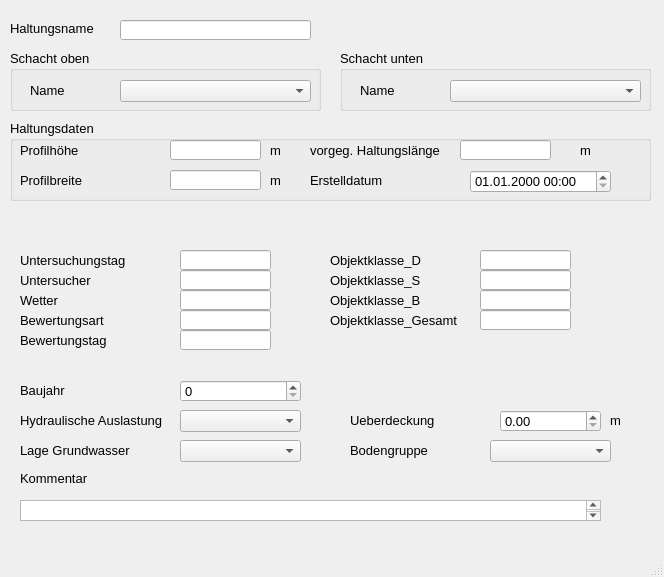
<?xml version="1.0" encoding="UTF-8"?>
<ui version="4.0">
 <class>MainWindow</class>
 <widget class="QMainWindow" name="MainWindow">
  <property name="geometry">
   <rect>
    <x>0</x>
    <y>0</y>
    <width>664</width>
    <height>577</height>
   </rect>
  </property>
  <property name="sizePolicy">
   <sizepolicy hsizetype="Preferred" vsizetype="Preferred">
    <horstretch>0</horstretch>
    <verstretch>0</verstretch>
   </sizepolicy>
  </property>
  <property name="minimumSize">
   <size>
    <width>664</width>
    <height>523</height>
   </size>
  </property>
  <property name="baseSize">
   <size>
    <width>0</width>
    <height>0</height>
   </size>
  </property>
  <property name="font">
   <font>
    <family>Tahoma</family>
    <pointsize>10</pointsize>
   </font>
  </property>
  <property name="windowTitle">
   <string>MainWindow</string>
  </property>
  <widget class="QWidget" name="centralwidget">
   <widget class="QLabel" name="label">
    <property name="geometry">
     <rect>
      <x>10</x>
      <y>20</y>
      <width>131</width>
      <height>16</height>
     </rect>
    </property>
    <property name="font">
     <font>
      <family>Tahoma</family>
      <pointsize>10</pointsize>
     </font>
    </property>
    <property name="text">
     <string>Haltungsname</string>
    </property>
   </widget>
   <widget class="QGroupBox" name="groupBox">
    <property name="geometry">
     <rect>
      <x>10</x>
      <y>50</y>
      <width>311</width>
      <height>61</height>
     </rect>
    </property>
    <property name="font">
     <font>
      <pointsize>10</pointsize>
     </font>
    </property>
    <property name="title">
     <string>Schacht oben</string>
    </property>
    <widget class="QLabel" name="label_3">
     <property name="geometry">
      <rect>
       <x>20</x>
       <y>30</y>
       <width>91</width>
       <height>21</height>
      </rect>
     </property>
     <property name="text">
      <string>Name</string>
     </property>
    </widget>
    <widget class="QComboBox" name="schoben">
     <property name="geometry">
      <rect>
       <x>110</x>
       <y>30</y>
       <width>191</width>
       <height>22</height>
      </rect>
     </property>
    </widget>
   </widget>
   <widget class="QGroupBox" name="groupBox_3">
    <property name="geometry">
     <rect>
      <x>340</x>
      <y>50</y>
      <width>311</width>
      <height>61</height>
     </rect>
    </property>
    <property name="font">
     <font>
      <pointsize>10</pointsize>
     </font>
    </property>
    <property name="title">
     <string>Schacht unten</string>
    </property>
    <widget class="QLabel" name="label_9">
     <property name="geometry">
      <rect>
       <x>20</x>
       <y>30</y>
       <width>71</width>
       <height>21</height>
      </rect>
     </property>
     <property name="text">
      <string>Name</string>
     </property>
    </widget>
    <widget class="QComboBox" name="schunten">
     <property name="geometry">
      <rect>
       <x>110</x>
       <y>30</y>
       <width>191</width>
       <height>22</height>
      </rect>
     </property>
    </widget>
   </widget>
   <widget class="QTextEdit" name="kommentar">
    <property name="geometry">
     <rect>
      <x>20</x>
      <y>500</y>
      <width>581</width>
      <height>21</height>
     </rect>
    </property>
    <property name="font">
     <font>
      <pointsize>10</pointsize>
     </font>
    </property>
   </widget>
   <widget class="QLabel" name="label_22">
    <property name="geometry">
     <rect>
      <x>20</x>
      <y>470</y>
      <width>81</width>
      <height>16</height>
     </rect>
    </property>
    <property name="font">
     <font>
      <pointsize>10</pointsize>
     </font>
    </property>
    <property name="text">
     <string>Kommentar</string>
    </property>
   </widget>
   <widget class="QLineEdit" name="haltnam">
    <property name="geometry">
     <rect>
      <x>120</x>
      <y>20</y>
      <width>191</width>
      <height>20</height>
     </rect>
    </property>
    <property name="font">
     <font>
      <pointsize>10</pointsize>
     </font>
    </property>
   </widget>
   <widget class="QGroupBox" name="groupBox_2">
    <property name="geometry">
     <rect>
      <x>10</x>
      <y>120</y>
      <width>641</width>
      <height>81</height>
     </rect>
    </property>
    <property name="font">
     <font>
      <pointsize>10</pointsize>
     </font>
    </property>
    <property name="title">
     <string>Haltungsdaten</string>
    </property>
    <widget class="QgsDateTimeEdit" name="createdat">
     <property name="geometry">
      <rect>
       <x>460</x>
       <y>50</y>
       <width>141</width>
       <height>23</height>
      </rect>
     </property>
     <property name="font">
      <font>
       <family>Tahoma</family>
       <pointsize>10</pointsize>
      </font>
     </property>
     <property name="currentSection">
      <enum>QDateTimeEdit::DaySection</enum>
     </property>
     <property name="displayFormat">
      <string>dd.MM.yyyy HH:mm</string>
     </property>
    </widget>
    <widget class="QLabel" name="label_7">
     <property name="geometry">
      <rect>
       <x>10</x>
       <y>50</y>
       <width>101</width>
       <height>21</height>
      </rect>
     </property>
     <property name="text">
      <string>Profilbreite</string>
     </property>
    </widget>
    <widget class="QLabel" name="label_20">
     <property name="geometry">
      <rect>
       <x>260</x>
       <y>50</y>
       <width>31</width>
       <height>21</height>
      </rect>
     </property>
     <property name="text">
      <string>m </string>
     </property>
    </widget>
    <widget class="QLabel" name="label_21">
     <property name="geometry">
      <rect>
       <x>570</x>
       <y>20</y>
       <width>31</width>
       <height>21</height>
      </rect>
     </property>
     <property name="text">
      <string>m </string>
     </property>
    </widget>
    <widget class="QLineEdit" name="laenge">
     <property name="geometry">
      <rect>
       <x>450</x>
       <y>20</y>
       <width>91</width>
       <height>20</height>
      </rect>
     </property>
     <property name="toolTip">
      <string>&lt;html&gt;&lt;head/&gt;&lt;body&gt;&lt;p&gt;&lt;span style=&quot; font-size:10pt;&quot;&gt;vorgegebene Haltungslänge, falls diese nicht automatisch berechnet werden soll&lt;/span&gt;&lt;/p&gt;&lt;/body&gt;&lt;/html&gt;</string>
     </property>
     <property name="statusTip">
      <string>vorgegebene Haltungslänge, falls diese nicht automatisch berechnet werden soll</string>
     </property>
    </widget>
    <widget class="QLabel" name="label_71">
     <property name="geometry">
      <rect>
       <x>300</x>
       <y>50</y>
       <width>151</width>
       <height>21</height>
      </rect>
     </property>
     <property name="text">
      <string>Erstelldatum</string>
     </property>
    </widget>
    <widget class="QLabel" name="label_17">
     <property name="geometry">
      <rect>
       <x>300</x>
       <y>10</y>
       <width>151</width>
       <height>41</height>
      </rect>
     </property>
     <property name="text">
      <string>vorgeg. Haltungslänge</string>
     </property>
    </widget>
    <widget class="QLineEdit" name="hoehe">
     <property name="geometry">
      <rect>
       <x>160</x>
       <y>20</y>
       <width>91</width>
       <height>20</height>
      </rect>
     </property>
    </widget>
    <widget class="QLabel" name="label_16">
     <property name="geometry">
      <rect>
       <x>260</x>
       <y>20</y>
       <width>31</width>
       <height>21</height>
      </rect>
     </property>
     <property name="text">
      <string>m </string>
     </property>
    </widget>
    <widget class="QLineEdit" name="breite">
     <property name="geometry">
      <rect>
       <x>160</x>
       <y>50</y>
       <width>91</width>
       <height>20</height>
      </rect>
     </property>
    </widget>
    <widget class="QLabel" name="label_6">
     <property name="geometry">
      <rect>
       <x>10</x>
       <y>20</y>
       <width>101</width>
       <height>21</height>
      </rect>
     </property>
     <property name="text">
      <string>Profilhöhe</string>
     </property>
    </widget>
   </widget>
   <widget class="QLabel" name="label_52">
    <property name="geometry">
     <rect>
      <x>20</x>
      <y>410</y>
      <width>151</width>
      <height>21</height>
     </rect>
    </property>
    <property name="text">
     <string>Hydraulische Auslastung</string>
    </property>
   </widget>
   <widget class="QComboBox" name="hydraulische_auslastung">
    <property name="geometry">
     <rect>
      <x>180</x>
      <y>410</y>
      <width>121</width>
      <height>22</height>
     </rect>
    </property>
    <item>
     <property name="text">
      <string/>
     </property>
    </item>
    <item>
     <property name="text">
      <string>eingehalten</string>
     </property>
    </item>
    <item>
     <property name="text">
      <string>nicht eingehalten</string>
     </property>
    </item>
   </widget>
   <widget class="QLabel" name="label_53">
    <property name="geometry">
     <rect>
      <x>20</x>
      <y>440</y>
      <width>151</width>
      <height>21</height>
     </rect>
    </property>
    <property name="text">
     <string>Lage Grundwasser</string>
    </property>
   </widget>
   <widget class="QComboBox" name="lage_grundwasser">
    <property name="geometry">
     <rect>
      <x>180</x>
      <y>440</y>
      <width>121</width>
      <height>22</height>
     </rect>
    </property>
    <item>
     <property name="text">
      <string/>
     </property>
    </item>
    <item>
     <property name="text">
      <string>kein Grundwasser</string>
     </property>
    </item>
    <item>
     <property name="text">
      <string>im Grundwasser</string>
     </property>
    </item>
    <item>
     <property name="text">
      <string>in der Wechselzone</string>
     </property>
    </item>
    <item>
     <property name="text">
      <string>oberhalb des Grundwassers</string>
     </property>
    </item>
   </widget>
   <widget class="QLabel" name="label_55">
    <property name="geometry">
     <rect>
      <x>350</x>
      <y>410</y>
      <width>151</width>
      <height>21</height>
     </rect>
    </property>
    <property name="text">
     <string>Ueberdeckung</string>
    </property>
   </widget>
   <widget class="QLabel" name="label_56">
    <property name="geometry">
     <rect>
      <x>350</x>
      <y>440</y>
      <width>151</width>
      <height>21</height>
     </rect>
    </property>
    <property name="text">
     <string>Bodengruppe</string>
    </property>
   </widget>
   <widget class="QComboBox" name="bodengruppe">
    <property name="geometry">
     <rect>
      <x>490</x>
      <y>440</y>
      <width>121</width>
      <height>22</height>
     </rect>
    </property>
    <item>
     <property name="text">
      <string/>
     </property>
    </item>
    <item>
     <property name="text">
      <string>Bodengruppe 1</string>
     </property>
    </item>
    <item>
     <property name="text">
      <string>Bodengruppe 2</string>
     </property>
    </item>
    <item>
     <property name="text">
      <string>Bodengruppe 3</string>
     </property>
    </item>
    <item>
     <property name="text">
      <string>Bodengruppe 4</string>
     </property>
    </item>
   </widget>
   <widget class="QLabel" name="label_60">
    <property name="geometry">
     <rect>
      <x>20</x>
      <y>380</y>
      <width>151</width>
      <height>21</height>
     </rect>
    </property>
    <property name="text">
     <string>Baujahr</string>
    </property>
   </widget>
   <widget class="QSpinBox" name="baujahr">
    <property name="geometry">
     <rect>
      <x>180</x>
      <y>380</y>
      <width>121</width>
      <height>22</height>
     </rect>
    </property>
   </widget>
   <widget class="QDoubleSpinBox" name="ueberdeckung">
    <property name="geometry">
     <rect>
      <x>500</x>
      <y>410</y>
      <width>101</width>
      <height>22</height>
     </rect>
    </property>
   </widget>
   <widget class="QLabel" name="label_18">
    <property name="geometry">
     <rect>
      <x>610</x>
      <y>410</y>
      <width>31</width>
      <height>21</height>
     </rect>
    </property>
    <property name="text">
     <string>m </string>
    </property>
   </widget>
   <widget class="QLabel" name="label_61">
    <property name="geometry">
     <rect>
      <x>20</x>
      <y>250</y>
      <width>151</width>
      <height>21</height>
     </rect>
    </property>
    <property name="text">
     <string>Untersuchungstag</string>
    </property>
   </widget>
   <widget class="QLabel" name="label_62">
    <property name="geometry">
     <rect>
      <x>20</x>
      <y>270</y>
      <width>151</width>
      <height>21</height>
     </rect>
    </property>
    <property name="text">
     <string>Untersucher</string>
    </property>
   </widget>
   <widget class="QLabel" name="label_63">
    <property name="geometry">
     <rect>
      <x>20</x>
      <y>290</y>
      <width>151</width>
      <height>21</height>
     </rect>
    </property>
    <property name="text">
     <string>Wetter</string>
    </property>
   </widget>
   <widget class="QLabel" name="label_64">
    <property name="geometry">
     <rect>
      <x>20</x>
      <y>310</y>
      <width>151</width>
      <height>21</height>
     </rect>
    </property>
    <property name="text">
     <string>Bewertungsart</string>
    </property>
   </widget>
   <widget class="QLabel" name="label_65">
    <property name="geometry">
     <rect>
      <x>20</x>
      <y>330</y>
      <width>151</width>
      <height>21</height>
     </rect>
    </property>
    <property name="text">
     <string>Bewertungstag</string>
    </property>
   </widget>
   <widget class="QLabel" name="label_66">
    <property name="geometry">
     <rect>
      <x>330</x>
      <y>250</y>
      <width>151</width>
      <height>21</height>
     </rect>
    </property>
    <property name="text">
     <string>Objektklasse_D</string>
    </property>
   </widget>
   <widget class="QLabel" name="label_67">
    <property name="geometry">
     <rect>
      <x>330</x>
      <y>270</y>
      <width>151</width>
      <height>21</height>
     </rect>
    </property>
    <property name="text">
     <string>Objektklasse_S</string>
    </property>
   </widget>
   <widget class="QLabel" name="label_68">
    <property name="geometry">
     <rect>
      <x>330</x>
      <y>290</y>
      <width>151</width>
      <height>21</height>
     </rect>
    </property>
    <property name="text">
     <string>Objektklasse_B</string>
    </property>
   </widget>
   <widget class="QLabel" name="label_69">
    <property name="geometry">
     <rect>
      <x>330</x>
      <y>310</y>
      <width>151</width>
      <height>21</height>
     </rect>
    </property>
    <property name="text">
     <string>Objektklasse_Gesamt</string>
    </property>
   </widget>
   <widget class="QLineEdit" name="untersuchtag">
    <property name="geometry">
     <rect>
      <x>180</x>
      <y>250</y>
      <width>91</width>
      <height>20</height>
     </rect>
    </property>
   </widget>
   <widget class="QLineEdit" name="untersucher">
    <property name="geometry">
     <rect>
      <x>180</x>
      <y>270</y>
      <width>91</width>
      <height>20</height>
     </rect>
    </property>
   </widget>
   <widget class="QLineEdit" name="wetter">
    <property name="geometry">
     <rect>
      <x>180</x>
      <y>290</y>
      <width>91</width>
      <height>20</height>
     </rect>
    </property>
   </widget>
   <widget class="QLineEdit" name="bewertungsart">
    <property name="geometry">
     <rect>
      <x>180</x>
      <y>310</y>
      <width>91</width>
      <height>20</height>
     </rect>
    </property>
   </widget>
   <widget class="QLineEdit" name="bewertungstag">
    <property name="geometry">
     <rect>
      <x>180</x>
      <y>330</y>
      <width>91</width>
      <height>20</height>
     </rect>
    </property>
   </widget>
   <widget class="QLineEdit" name="objektklasse_gesamt">
    <property name="geometry">
     <rect>
      <x>480</x>
      <y>310</y>
      <width>91</width>
      <height>20</height>
     </rect>
    </property>
   </widget>
   <widget class="QLineEdit" name="objektklasse_dichtheit">
    <property name="geometry">
     <rect>
      <x>480</x>
      <y>250</y>
      <width>91</width>
      <height>20</height>
     </rect>
    </property>
   </widget>
   <widget class="QLineEdit" name="objektklasse_standsicherheit">
    <property name="geometry">
     <rect>
      <x>480</x>
      <y>270</y>
      <width>91</width>
      <height>20</height>
     </rect>
    </property>
   </widget>
   <widget class="QLineEdit" name="objektklasse_betriebssicherheit">
    <property name="geometry">
     <rect>
      <x>480</x>
      <y>290</y>
      <width>91</width>
      <height>20</height>
     </rect>
    </property>
   </widget>
  </widget>
  <widget class="QMenuBar" name="menubar">
   <property name="geometry">
    <rect>
     <x>0</x>
     <y>0</y>
     <width>664</width>
     <height>21</height>
    </rect>
   </property>
  </widget>
  <widget class="QStatusBar" name="statusbar"/>
 </widget>
 <customwidgets>
  <customwidget>
   <class>QgsDateTimeEdit</class>
   <extends>QDateTimeEdit</extends>
   <header>qgsdatetimeedit.h</header>
  </customwidget>
 </customwidgets>
 <tabstops>
  <tabstop>haltnam</tabstop>
  <tabstop>schoben</tabstop>
  <tabstop>schunten</tabstop>
  <tabstop>hoehe</tabstop>
  <tabstop>breite</tabstop>
  <tabstop>laenge</tabstop>
  <tabstop>createdat</tabstop>
  <tabstop>kommentar</tabstop>
 </tabstops>
 <resources/>
 <connections/>
</ui>
